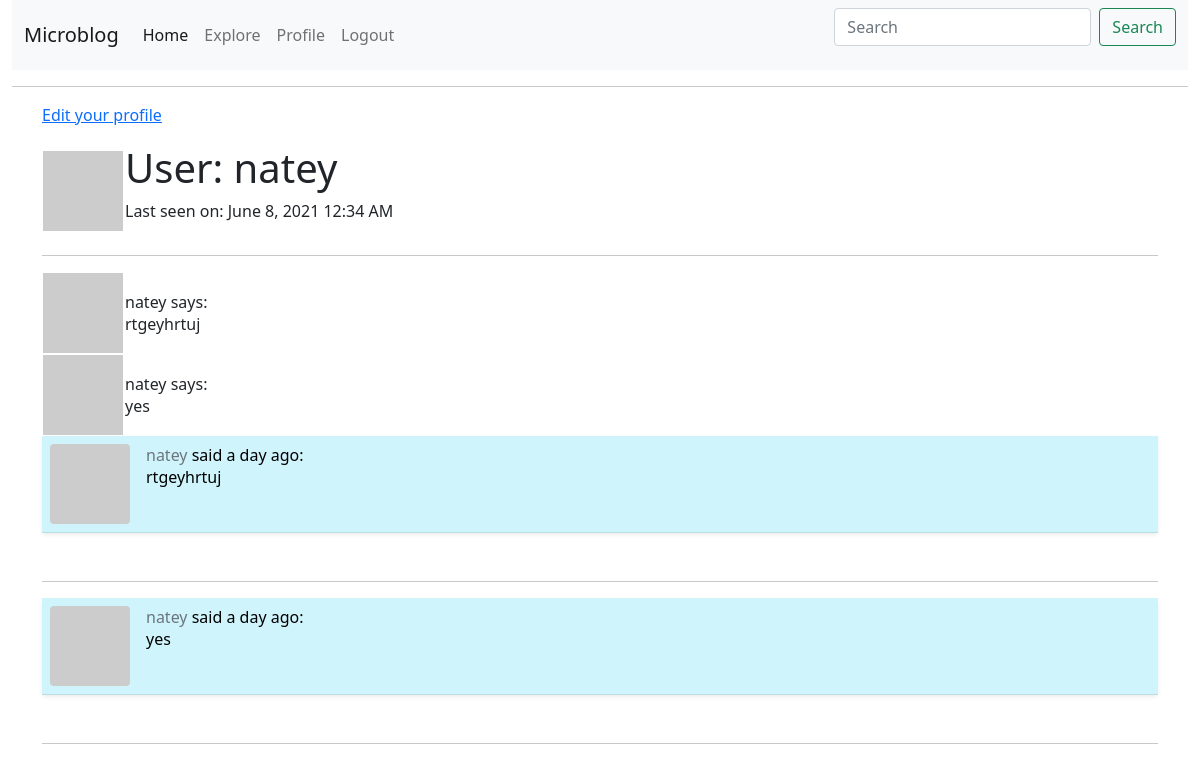
/user/natey/ (signed in), run on an earlier commit of the app's database.
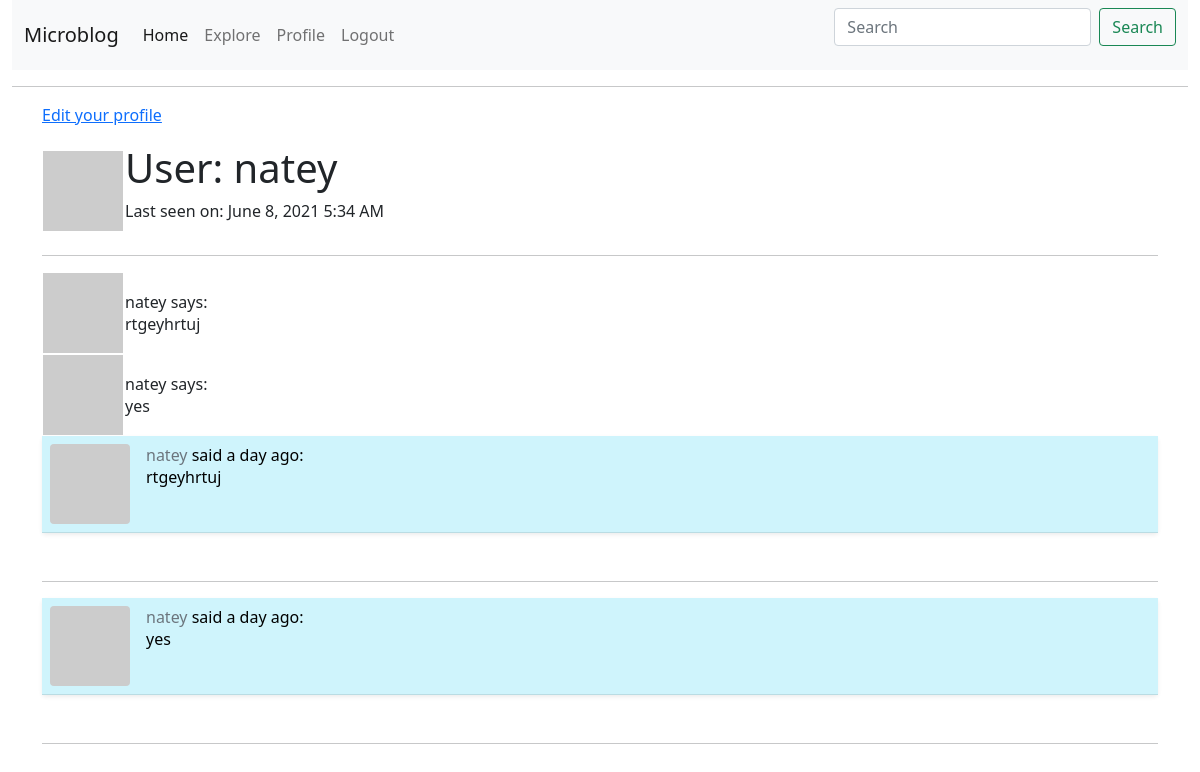
And on a later commit of the database.
### app/models.py (models this page shows, shortened)
class User(UserMixin, db.Model):
    id = db.Column(db.Integer, primary_key=True)
    username = db.Column(db.String(64), index=True, unique=True)
    email = db.Column(db.String(120), index=True, unique=True)
    password_hash = db.Column(db.String(128))
    tasks = db.relationship('Task', backref='author', lazy='dynamic')
    about_me = db.Column(db.String(140))
    last_seen = db.Column(db.DateTime, default=datetime.utcnow)
    followed = db.relationship(
        'User', secondary=followers,
        primaryjoin=(followers.c.follower_id == id),
        secondaryjoin=(followers.c.followed_id == id),
        backref=db.backref('followers', lazy='dynamic'), lazy='dynamic')
    def avatar(self, size):
        digest = md5(self.email.lower().encode('utf-8')).hexdigest()
        return 'https://www.gravatar.com/avatar/{}?d=identicon&s={}'.format(
            digest, size
        )

### app/routes.py (the view)
@app.route('/user/<username>/')
@login_required
def user(username):
    user = User.query.filter_by(username=username).first_or_404()
    page = request.args.get('page', 1, type=int)
    tasks = user.tasks.order_by(Task.timestamp.desc()).paginate(
        page, app.config['POSTS_PER_PAGE'], False)
    next_url = url_for('user', username=user.username, page=tasks.next_num) \
        if tasks.has_next else None
    prev_url = url_for('user', username=user.username, page=tasks.prev_num) \
        if tasks.has_prev else None
    return render_template('user.html', user=user, tasks=tasks.items,
                           next_url=next_url, prev_url=prev_url)

### app/models.py (called while the page is built)
@login.user_loader
def load_user(id):
    return User.query.get(int(id))

### app/routes.py (called while the page is built)
@app.before_request
def before_request():
    if current_user.is_authenticated:
        current_user.last_seen = datetime.utcnow()
        db.session.commit()

### app/templates/user.html (shortened to what this page needs)
{% extends "base.html" %}
{% block app_content  %}
    <table>
        <tr>
            <td><img src="{{ user.avatar(128) }}"></td>
            <td>
                <h1>User: {{ user.username }}</h1>
                {% if user.last_seen %}
                <p>Last seen on: {{ moment(user.last_seen).format('LLL') }}</p>
                {% endif %}
            </td>
            {% if user == current_user %}
                <p><a href="{{ url_for('edit_profile') }}">Edit your profile</a></p>
                   {% elif not current_user.is_following(user) %}
                <p><a href="{{ url_for('follow', username=user.username) }}">Follow</a></p>
            {% else %}
            <p><a href="{{ url_for('unfollow', username=user.username) }}">Unfollow</a></p>
            {% endif %}
        </tr>
    </table>
    <hr>
    {% for task in tasks %}
    <table>
        <tr vertical-align="top">
            <td><img src="{{ task.author.avatar(36) }}"></td>
            <td>{{ task.author.username }} says:<br>{{ task.body }}</td>
        </tr>
    </table>
    {% endfor %}
    {% for task in tasks %}
        {% include '_post.html' %}
    {% endfor %}
{% endblock %}

What changed in the data, as far as the page shows it:
changed User "natey": last_seen "June 8, 2021 12:34 AM" → "June 8, 2021 5:34 AM"
